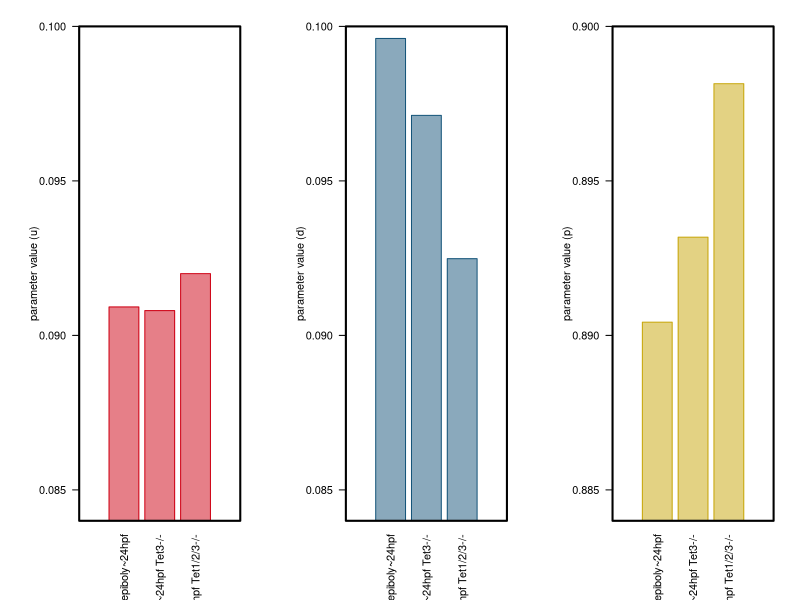

The R script that drew this image:
###################################################################################################
################################     PARAMETER/FUNCTION DEFINE     ################################
###################################################################################################
# sys_argv <- commandArgs(T)
cccol <- c("#CE0013","#16557A","#C7A609","#87C232","#008792","#A14C94","#15A08C","#8B7E75","#1E7CAF","#EA425F","#46489A","#E50033","#0F231F","#1187CD")
cccol80 <- c("#CE001380","#16557A80","#C7A60980","#87C23280","#64C0AB80","#A14C9480","#15A08C80","#8B7E7580","#1E7CAF80","#EA425F80","#46489A80","#E5003380","#0F231F80","#1187CD80")
cccol50 <- c("#CE001350","#16557A50","#C7A60950","#87C23250","#00879250","#A14C9450","#15A08C50","#8B7E7550","#1E7CAF50","#EA425F50","#46489A50","#E5003350","#0F231F50","#1187CD50")
options(scipen = 200)

red_col <- c(cccol[1],cccol80[1],cccol50[1])
blue_col <- c(cccol[2],cccol80[2],cccol50[2])
yellow_col <- c(cccol[3],cccol80[3],cccol50[3])
###################################################################################################
################################            READ IN DATA           ################################
###################################################################################################
para <- read.table("NewtonParameters_CellCycle_udp_eachStage.txt",row.names=1)
samples <- rownames(para)

dr_epibolyT24hpf_1OD <- grep("dr_epibolyT24hpf_1OD_10",samples)
dr_epibolyT24hpftet123_1OD <- grep("dr_epibolyT24hpftet123_1OD_10",samples)
dr_epibolyT24hpftet3_1OD <- grep("dr_epibolyT24hpftet3_1OD_10",samples)

# dr_epibolyT24hpf_1OD <- grep("dr_epibolyT24hpf_1OD_",samples)
# dr_epibolyT24hpftet123_1OD <- grep("dr_epibolyT24hpftet123_1OD_",samples)
# dr_epibolyT24hpftet3_1OD <- grep("dr_epibolyT24hpftet3_1OD_",samples)

# x <- seq(20)

###################################################################################################
################################                PLOT               ################################
###################################################################################################
# pdf("FigS2a.MethylationParamatersinDRdevelopment_CellCycle.pdf",width=6,height=8)
# par(mfrow=c(3,1),mar=c(4,4,2,2))
# plot(1,type="n",xaxt="n",bty="n",xlab="cell cycle",ylab="Parameter value (u)",main="",ylim=c(0.05,0.12),xlim=c(1,length(x)));box(lwd=2)
# axis(side=1,at=seq(length(x)),labels=x,las=2)
# points(para[dr_epibolyT24hpf_1OD,1],pch=16,type="p",lwd=2,col=red_col[1])
# points(para[dr_epibolyT24hpftet3_1OD,1],pch=2,type="p",lwd=2,col=red_col[2])
# points(para[dr_epibolyT24hpftet123_1OD,1],pch=8,type="p",lwd=2,col=red_col[3])
# abline(v=seq(19)+0.5,lty=2,col=cccol50[8])
# legend("bottomright",c("epiboly~24hpf","epiboly~24hpf Tet3-/-","epiboly~24hpf Tet1/2/3-/-"),col=red_col,pch=c(16,2,8),bty="n")
# plot(1,type="n",xaxt="n",bty="n",xlab="cell cycle",ylab="Parameter value (d)",main="",ylim=c(0.09,0.16),xlim=c(1,length(x)));box(lwd=2)
# axis(side=1,at=seq(length(x)),labels=x,las=2)
# points(para[dr_epibolyT24hpf_1OD,2],pch=16,type="p",lwd=2,col=blue_col[1])
# points(para[dr_epibolyT24hpftet3_1OD,2],pch=2,type="p",lwd=2,col=blue_col[2])
# points(para[dr_epibolyT24hpftet123_1OD,2],pch=8,type="p",lwd=2,col=blue_col[3])
# abline(v=seq(19)+0.5,lty=2,col=cccol50[8])
# legend("topright",c("epiboly~24hpf","epiboly~24hpf Tet3-/-","epiboly~24hpf Tet1/2/3-/-"),col=blue_col,pch=c(16,2,8),bty="n")
# plot(1,type="n",xaxt="n",bty="n",xlab="cell cycle",ylab="Parameter value (p)",main="",ylim=c(0.83,0.90),xlim=c(1,length(x)));box(lwd=2)
# axis(side=1,at=seq(length(x)),labels=x,las=2)
# points(para[dr_epibolyT24hpf_1OD,3],pch=16,type="p",lwd=2,col=yellow_col[1])
# points(para[dr_epibolyT24hpftet3_1OD,3],pch=2,type="p",lwd=2,col=yellow_col[2])
# points(para[dr_epibolyT24hpftet123_1OD,3],pch=8,type="p",lwd=2,col=yellow_col[3])
# abline(v=seq(19)+0.5,lty=2,col=cccol50[8])
# legend("bottomright",c("epiboly~24hpf","epiboly~24hpf Tet3-/-","epiboly~24hpf Tet1/2/3-/-"),col=yellow_col,pch=c(16,2,8),bty="n")
# dev.off()

pdf("FigS2a.MethylationParamatersinDRdevelopment_10CellCycle.pdf",width=6,height=3.2)
par(mar=c(6,6,2,2),mfrow=c(1,3))
plot_n <- c(length(para[dr_epibolyT24hpf_1OD,1]),length(para[dr_epibolyT24hpftet3_1OD,1]),length(para[dr_epibolyT24hpftet123_1OD,1]))
plot_mean <- c(mean(para[dr_epibolyT24hpf_1OD,1]),mean(para[dr_epibolyT24hpftet3_1OD,1]),mean(para[dr_epibolyT24hpftet123_1OD,1]))
plot_sd <- c(sd(para[dr_epibolyT24hpf_1OD,1]),sd(para[dr_epibolyT24hpftet3_1OD,1]),sd(para[dr_epibolyT24hpftet123_1OD,1]))
bp <- barplot(plot_mean,col=cccol80[1],border=cccol[1],ylab="parameter value (u)",width=1, space=c(0.8,0.2,0.2),xlim=c(0,5),names.arg=c("epiboly~24hpf","epiboly~24hpf Tet3-/-","epiboly~24hpf Tet1/2/3-/-"),las=2,ylim=c(0.084,0.1),xpd=F);box(lwd=2)
# beeswarm(at=bp,list(para[dr_epibolyT24hpf_1OD,1],para[dr_epibolyT24hpftet3_1OD,1],para[dr_epibolyT24hpftet123_1OD,1]),xaxt="n",spacing = 0.5,col = cccol80[1],pch = 16,method = "swarm",corral = "wrap",add=T)
# HalfErrorBar(bp,plot_mean, qt(0.975, plot_n-1) * plot_sd / sqrt(plot_n),col=cccol[1],lwd=1)
# HalfErrorBar(bp,plot_mean, 1.96*plot_sd/sqrt(plot_n),col=cccol[1],lwd=1)

plot_n <- c(length(para[dr_epibolyT24hpf_1OD,2]),length(para[dr_epibolyT24hpftet3_1OD,2]),length(para[dr_epibolyT24hpftet123_1OD,2]))
plot_mean <- c(mean(para[dr_epibolyT24hpf_1OD,2]),mean(para[dr_epibolyT24hpftet3_1OD,2]),mean(para[dr_epibolyT24hpftet123_1OD,2]))
plot_sd <- c(sd(para[dr_epibolyT24hpf_1OD,2]),sd(para[dr_epibolyT24hpftet3_1OD,2]),sd(para[dr_epibolyT24hpftet123_1OD,2]))
bp <- barplot(plot_mean,col=cccol80[2],border=cccol[2],ylab="parameter value (d)",width=1, space=c(0.8,0.2,0.2),xlim=c(0,5),names.arg=c("epiboly~24hpf","epiboly~24hpf Tet3-/-","epiboly~24hpf Tet1/2/3-/-"),las=2,ylim=c(0.084,0.1),xpd=F);box(lwd=2)
# beeswarm(at=bp,list(para[dr_epibolyT24hpf_1OD,2],para[dr_epibolyT24hpftet3_1OD,2],para[dr_epibolyT24hpftet123_1OD,2]),xaxt="n",spacing = 0.5,col = cccol80[2],pch = 16,method = "swarm",corral = "wrap",add=T)
# HalfErrorBar(bp,plot_mean, qt(0.975, plot_n-1) * plot_sd / sqrt(plot_n),col=cccol[2],lwd=1)
# HalfErrorBar(bp,plot_mean, 1.96*plot_sd/sqrt(plot_n),col=cccol[2],lwd=1)

plot_n <- c(length(para[dr_epibolyT24hpf_1OD,3]),length(para[dr_epibolyT24hpftet3_1OD,3]),length(para[dr_epibolyT24hpftet123_1OD,3]))
plot_mean <- c(mean(para[dr_epibolyT24hpf_1OD,3]),mean(para[dr_epibolyT24hpftet3_1OD,3]),mean(para[dr_epibolyT24hpftet123_1OD,3]))
plot_sd <- c(sd(para[dr_epibolyT24hpf_1OD,3]),sd(para[dr_epibolyT24hpftet3_1OD,3]),sd(para[dr_epibolyT24hpftet123_1OD,3]))
bp <- barplot(plot_mean,col=cccol80[3],border=cccol[3],ylab="parameter value (p)",width=1, space=c(0.8,0.2,0.2),xlim=c(0,5),names.arg=c("epiboly~24hpf","epiboly~24hpf Tet3-/-","epiboly~24hpf Tet1/2/3-/-"),las=2,ylim=c(0.884,0.9),xpd=F);box(lwd=2)
# beeswarm(at=bp,list(para[dr_epibolyT24hpf_1OD,3],para[dr_epibolyT24hpftet3_1OD,3],para[dr_epibolyT24hpftet123_1OD,3]),xaxt="n",spacing = 0.5,col = cccol80[3],pch = 16,method = "swarm",corral = "wrap",add=T)
# HalfErrorBar(bp,plot_mean, qt(0.975, plot_n-1) * plot_sd / sqrt(plot_n),col=cccol[3],lwd=1)
# HalfErrorBar(bp,plot_mean, 1.96*plot_sd/sqrt(plot_n),col=cccol[3],lwd=1)
dev.off()
